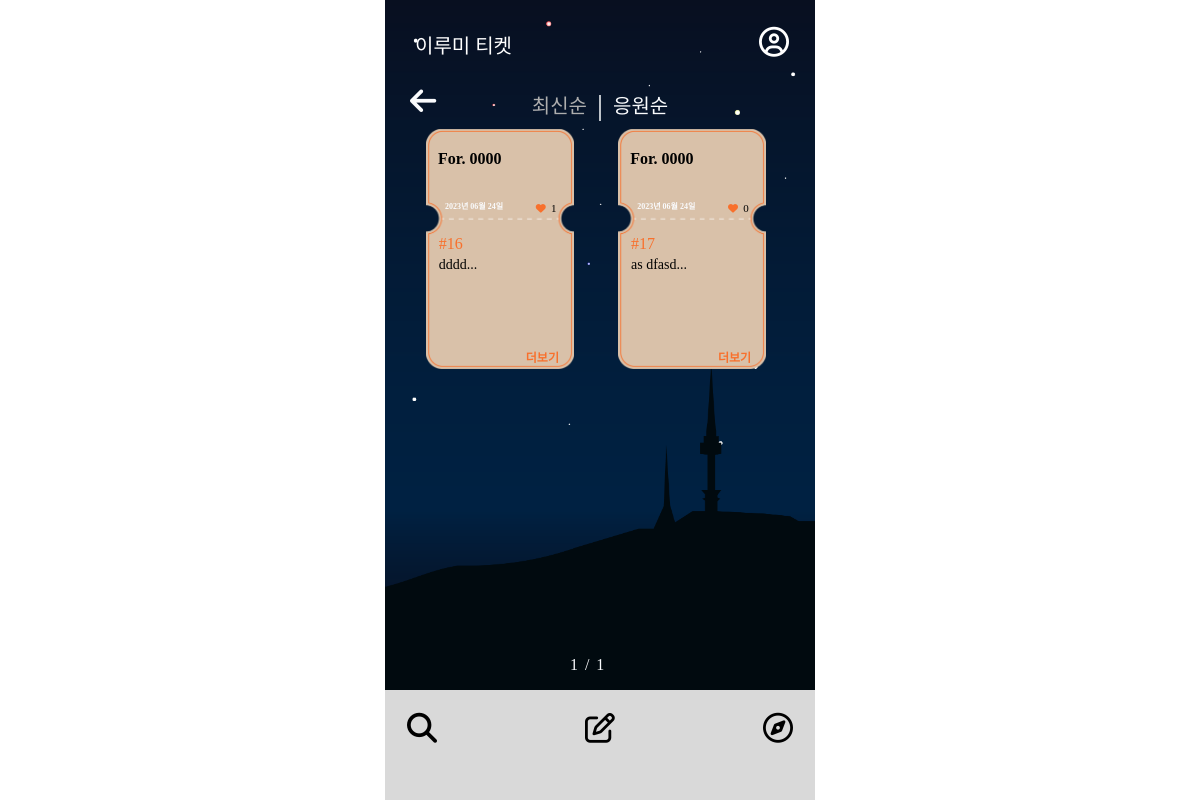
The page /ticketlistpop/ on the database as committed earlier.
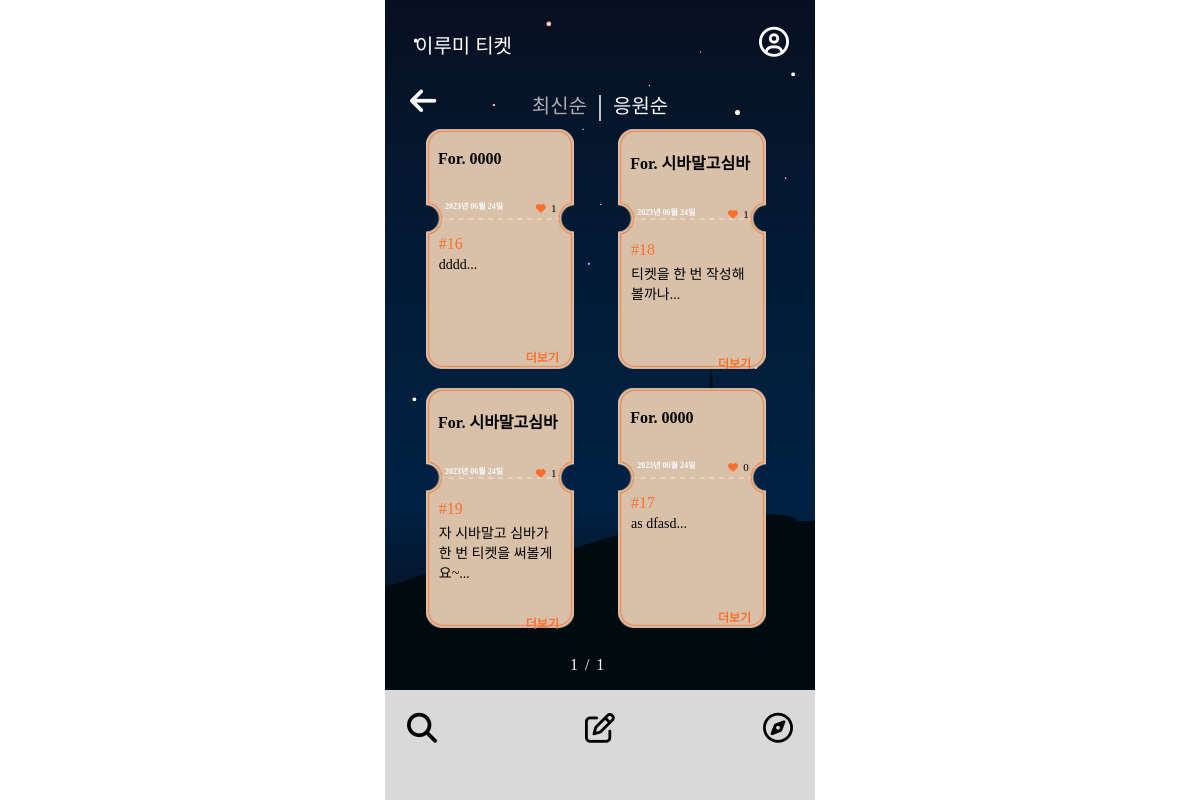
The same page on the database as committed later.
### mainpage/models.py (models this page shows, shortened)
class Ticket(models.Model):
    writer = models.ForeignKey(User, null=False, blank=False, on_delete=models.CASCADE)
    pub_date = models.DateTimeField()
    body = models.TextField()
    like = models.ManyToManyField(User, related_name='likes', blank=True)
    like_count = models.PositiveIntegerField(default=0)
    def summary(self):
        return self.body[:40]

### accounts/models.py (models this page shows)
class Profile(models.Model):
    user = models.OneToOneField(User, on_delete=models.CASCADE)
    nickname = models.TextField(max_length=10)

### mainpage/views.py (the view)
# urls.py: path('ticketlistpop/', ticketlistpop, name="ticketlistpop"),
def ticketlistpop(request):
    ticket_list = Ticket.objects.order_by('-like_count')
    paginator = Paginator(ticket_list, 4)
    page = request.GET.get('page')
    tickets = paginator.get_page(page)
    return render(request, 'mainpage/ticketlistpop.html', {'tickets':tickets})

### mainpage/templates/mainpage/ticketlistpop.html (shortened to what this page needs)
{% extends 'base.html' %}
{% block content %}
        <head>
            <link rel="stylesheet" href="/static/css/ticketlistnew.css">
        </head>
<body>
<div class="wallpaper">
    <section class="first">
        <div class="backk">
            <a class="back" href="{% url 'mainpage:mainpage' %}"><i class="fa-solid fa-arrow-left" style="color: #FAFBFD;"></i></a>
        </div>
        <div class="buttons">
        <a class="recently2" href="{% url 'mainpage:ticketlistnew' %}">최신순</a>
        <span class="stick">|</span>
        <a class="active2" href="{% url 'mainpage:ticketlistpop' %}">응원순</a>
        </div>
    </section>
    <div class="container">
        <div class="card_container">
        {% for ticket in tickets %}
            <div class="card">
                <div class="card-body">
                    <h4 class="card-subtitle mb-2 text-muted card-nickname">For. {{ticket.writer.profile.nickname}}</h4>
                    <h4 class="date">{{ ticket.pub_date|date:"Y년 m월 d일" }}</h4>
                    <h4 class="like"><i class="fa-solid fa-heart" style="color: #f8702c;"></i><a class="like_count">{{ticket.like_count}}</a></h4>
                    <h4 class="number"> #{{ticket.id}} </h4>
                    <h4 class="card-text">{{ticket.summary}}... </h4>
                    <a href="{%url 'mainpage:detail' ticket.id %}" class="more">더보기</a>
                </div>
            </div>
        {% endfor %}
        <div class="order">
            <span>{{tickets.number}}</span>
            <span class="stand">/</span>
            <span>{{tickets.paginator.num_pages}}</span>
        </div>
        </div>
</div>
<div>
    <nav class="footer-container">
        <ul class="icons">
            <li><a href="{% url 'mainpage:ticketlistnew' %}"><i class="fa-solid fa-magnifying-glass" style="color: #000000;"></i></a></li>
            <li><a href="{% url 'mainpage:new' %}"><i class="fa-regular fa-pen-to-square" style="color: #000000;"></i></a></li>
            <li><a href="{% url 'qnapage:qnalistrecent' %}"><i class="fa-regular fa-compass" style="color: #000000;"></i></a></li>
        </ul>
    </nav>
</div>
</div>
</body>
{% endblock %}

### Lumiticket/templates/base.html (shortened to what this page needs)
<!DOCTYPE html>
<html lang="en">
<head>
    <link rel="stylesheet" href="/static/css/base.css">
</head>
<body>
    <div class="wallpaper">
        <nav class="nav-container">
            <ul class="logo">
                <li><a href="{% url 'mainpage:mainpage' %}">이루미 티켓</a></li>
            </ul>
            <a href = "{% url 'mypage:mypage' %}">
                <ul class="icon">
                    <li><a href = "{% url 'mypage:mypage' %}"><i class="fa-regular fa-circle-user" style="color: #ffffff;"></i></a></li>
                </ul>
        </nav>
{% block content%}
{% endblock %}
</div>
</body>
</html>

### Lumiticket/static/css/base.css (style rules this page uses)
body { display: flex; justify-content: center; align-items: center; width: 100vw; height: 100vh; margin: 0%; }
.wallpaper { position: relative; max-width: 430px; width: 100%; height: 100vh; background-size: cover; background-image: url('image/배경.png'); background-repeat: no-repeat; }
.nav-container { position: absolute; top: 0; left: 0; right: 0; display: flex; justify-content: space-between; align-items: center; background-color: rgba(0, 0, 0, 0); list-style-type: none; z-index: 1000; }
.logo { cursor: pointer; display: flex; justify-content: space-between; align-items: center; list-style-type: none; text-decoration: none; margin: 30px; padding: 0; }
.logo a { text-decoration: none; color: white; text-align: center; font-size: 20px; font-family:'Tenada'; }
.icon { cursor: pointer; display: flex; justify-content: space-between; align-items: center; list-style-type: none; text-decoration: none; margin-right: 20px; }
.icon i { font-size: 30px; width: 36px; height: 36px; }
.footer-container { position: absolute; bottom: 0; left: 0; right: 0; margin: 0; padding: 10px; background-color:#D9D9D9; list-style-type: none; height: 90px; }
.icons { list-style: none; display: flex; margin: 0; padding-left: 0; justify-content: space-between; font-size: 30px; }
.icons li { padding: 12px; margin: 0; justify-content: space-between; }

### Lumiticket/static/css/ticketlistnew.css (style rules this page uses)
.wallpaper { max-width: 430px; width: 100%; height: 100vh; background-size: cover; background-image: url('image/bgimage.png'); background-repeat: no-repeat; overflow: hidden; background-position: center; position: absolute; top: 50%; left: 50%; transform: translate(-50%, -50%); }
.backk { display: flex; position: absolute; justify-content: flex-start; font-size: 30px; list-style-type: none; text-decoration: none; margin-left: 25px; margin-top: 85px; z-index: 10000; }
.buttons { display: flex; align-items: center; position: fixed; top: 80px; list-style-type: none; text-decoration: none; justify-content: center; width:100%; }
.recently2 { color:#AEAEAE; font-size: 20px; list-style-type: none; text-decoration: none; font-family: 'DONGGUK UNIVERSITY'; margin: 10px; }
.stick { color: #FAFBFD; font-size: 30px; }
.active2 { color:#FAFBFD; font-size: 20px; list-style-type: none; text-decoration: none; font-family: 'DONGGUK UNIVERSITY'; margin: 10px; }
.order { color: #FAFBFD; display: flex; justify-content: center; font-family: 'DONGGUK UNIVERSITY'; top: 82%; position: fixed; left:43%; }
.stand { margin-right: 7px; margin-left: 7px; }
.card { background-image: url('image/ticket.png'); background-repeat: no-repeat; background-size: contain; height: 15rem; position: relative; width: 35%; flex-basis: calc(44% - 15px); margin-left: 18px; margin-bottom: 1.2rem; }
.card_container { display: flex; flex-direction: row; margin-top: calc(30% + 0px); justify-content: center; flex-wrap: wrap; max-height: calc(100vh - 300px); overflow-y: auto; padding-bottom: 50px; align-content: flex-start; }
.container { height: calc(100vh - 110px); }
.card-body { position: relative; color:black; font-family: 'DONGGUK UNIVERSITY'; list-style-type: none; text-decoration: none; align-items: center; margin-top: 4%; }
section.first { overflow: hidden; position: fixed; width: 100%; height: 20%; }
.card-nickname { color: black; margin-left: 7%; font-weight: bold; }
.date { color: #FAFBFD; font-size: 0.5rem; margin-left: 1.2rem; margin-top: 2rem; }
.fa-heart { font-size: 10px; margin-left: 110px; margin-right: 3%; }
.like { display: flex; align-items: center; margin-top: -20px; }
.like_count { font-size: 11px; font-weight: 100; }
.number { color: #F8702C; font-weight: 100; margin-left: 13px; margin-bottom: -15px; }
.card-text { margin-left: 13px; margin-right: 38px; font-size: 14px; font-weight: 100; height: 80px; }
.more { list-style-type: none; text-decoration: none; color: #F8702C; font-size: 12px; margin-left: 100px; display: flex; margin-top: -7px; font-weight: bold !important; }

Rows that differ between the two databases and show on the page:
added Ticket: writer.profile.nickname "시바말고심바", pub_date "2023년 06월 24일", like_count "1", id "18", summary "티켓을 한 번 작성해볼까나"
added Ticket: writer.profile.nickname "시바말고심바", pub_date "2023년 06월 24일", like_count "1", id "19", summary "자 시바말고 심바가 한 번 티켓을 써볼게요~"
